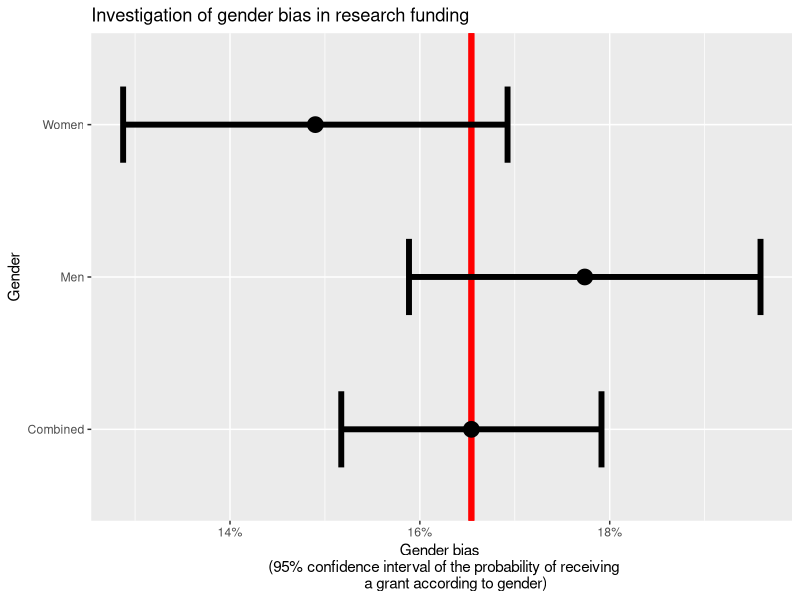

Generate this figure with R: (Note: this script raises an error after producing the figure.)
# Housekeeping -----------------------------------------------------------------

if (! "tidyverse" %in% installed.packages()) {install.packages("tidyverse")}
if (! "ggplot2" %in% installed.packages()) {install.packages("ggplot2")}
if (! "dslabs" %in% installed.packages()) {install.packages("dslabs")}

library(tidyverse)
library(dslabs)
library(ggplot2)

options(digits = 3)

data("research_funding_rates")

# Raw data ---------------------------------------------------------------------

names(research_funding_rates)
research_funding_rates$discipline

# Confidence intervals ---------------------------------------------------------

combined_results <- 
  research_funding_rates %>%
  summarize(grants = sum(awards_total),
            applications = sum(applications_total),
            success_rate = grants/applications,
            standard_error_estimate = 
              sqrt(success_rate*(1-success_rate)/applications),
            ci_lower = qnorm(0.025,success_rate,standard_error_estimate),
            ci_upper = qnorm(0.975,success_rate,standard_error_estimate))

combined_results_by_gender <-
  research_funding_rates %>%
  mutate(Men = paste(awards_men,applications_men,
                     success_rates_men),
         Women = paste(awards_women,applications_women,
                       success_rates_women)) %>%
  select(discipline,Men,Women) %>%
  gather("gender","data",Men:Women) %>%
  mutate(grants = 
           sapply(data,function(d){unlist(strsplit(d,split=" "))}[1]),
         applications = 
           sapply(data,function(d){unlist(strsplit(d,split=" "))}[2]),
         success_rate = 
           sapply(data,function(d){unlist(strsplit(d,split=" "))}[3])) %>%
  mutate(gender = as.factor(gender),
         grants = as.numeric(grants),
         applications = as.numeric(applications),
         success_rate = as.numeric(success_rate)/100) %>%
  select(-data) %>%
  group_by(gender) %>%
  summarize(grants = sum(grants),
            applications = sum(applications),
            success_rate = grants/applications,
            standard_error_estimate = 
              sqrt(success_rate*(1-success_rate)/applications),
            ci_lower = qnorm(0.025,success_rate,standard_error_estimate),
            ci_upper = qnorm(0.975,success_rate,standard_error_estimate))

# Visualization of differences between gender ----------------------------------

combined_results_by_gender %>%
  add_case(gender="Combined",
           grants=combined_results$grants,
           applications=combined_results$applications,
           success_rate=combined_results$success_rate,
           standard_error_estimate=combined_results$standard_error_estimate,
           ci_lower=combined_results$ci_lower,
           ci_upper=combined_results$ci_upper) %>%
  ggplot(aes(x=success_rate,y=gender)) +
  geom_vline(xintercept=combined_results$success_rate,
             color='red',size=2) +
  geom_vline(xintercept=combined_results$success_rate,
             color='red',size=2) +
  geom_point(size=5) +
  geom_errorbar(aes(xmin=ci_lower,xmax=ci_upper),
                size=2, width=.5) +
  ggtitle("Investigation of gender bias in research funding") +
  xlab("Gender bias \n (95% confidence interval of the probability of receiving
       a grant according to gender)") +
  ylab("Gender") +
  scale_x_continuous(labels = scales::percent)


# Analysis ---------------------------------------------------------------------

totals <- research_funding_rates %>%
  select(-discipline) %>%
  summarize_all(funs(sum)) %>%
  summarize(yes_men = awards_men,
            no_men = applications_men - awards_men,
            yes_women = awards_women,
            no_women = applications_women - awards_women)

two_by_two <- 
  data.frame(gender = c("men","women"),
             yes = c(totals$yes_men,totals$yes_women), 
             no = c(totals$no_men,totals$no_women))

two_by_two %>%
  select(-gender) %>%
  chisq.test()

odds_ratio <-
  (totals$yes_men / totals$no_men) / 
  (totals$yes_women / totals$no_women)
odds_ratio


# Monte Carlo simulation -------------------------------------------------------

N <- 10000

simulation <- replicate(N,{
  results_men <- 
    sample(c(1,0),
           combined_results_by_gender$applications
           [combined_results_by_gender$gender=="Men"],
           prob = c(combined_results$success_rate,
                    1-combined_results$success_rate),
           replace = TRUE) %>%
    sum()
  results_women <- 
    sample(c(1,0),
           combined_results_by_gender$applications
           [combined_results_by_gender$gender=="Women"],
           prob = c(combined_results$success_rate,
                    1-combined_results$success_rate),
           replace = TRUE) %>%
    sum()
  c(results_men,results_women)
})

monte_carlo_results <-
  data.frame(grants_men = simulation[1,],
             grants_women = simulation[2,],
             applications_men = combined_results_by_gender$applications
             [combined_results_by_gender$gender=="Men"],
             applications_women = combined_results_by_gender$applications
             [combined_results_by_gender$gender=="Women"]) %>%
  mutate(success_rate_men = grants_men / applications_men,
         success_rate_women = grants_women / applications_women,
         spread = success_rate_men - success_rate_women)

monte_carlo_results$spread %>% quantile(c(0.025,0.975))

actual_spread <-
  combined_results_by_gender$success_rate[combined_results_by_gender$gender == "Men"] - 
  combined_results_by_gender$success_rate[combined_results_by_gender$gender == "Women"]

standard_error_estimate <-
  sqrt(
  combined_results_by_gender$standard_error_estimate[combined_results_by_gender$gender == "Men"]^2 +
  combined_results_by_gender$standard_error_estimate[combined_results_by_gender$gender == "Women"]^2)
  
mean(monte_carlo_results$spread >= actual_spread | monte_carlo_results$spread <= -actual_spread)

# Analysis of the spread per discipline-----------------------------------------

totals_per_discipline <-
  research_funding_rates %>%
  mutate(success_rates_men = success_rates_men/100,
         success_rates_women = success_rates_women/100) %>%
  mutate(se_men = sqrt(success_rates_men*(1-success_rates_men)/applications_men),
         se_women = sqrt(success_rates_women*(1-success_rates_women)/applications_women),
         spread = success_rates_men - success_rates_women,
         se_spread = sqrt(se_men^2 + se_women^2)) %>%
  select(discipline,success_rates_men,success_rates_women,se_men,se_women,spread,se_spread) %>%
  add_case(discipline = "Combined",
           spread = actual_spread,
           se_spread = standard_error_estimate) %>%
  mutate(p_null = pnorm(0,spread,se_spread),
         ci_lower = qnorm(0.025,spread,se_spread),
         ci_upper = qnorm(0.975,spread,se_spread),
         include_zero = 0>qnorm(0.025,spread,se_spread) & 0<qnorm(0.975,spread,se_spread),
         favorite = ifelse(spread>0,"Men","Women")) %>%
  arrange(spread)

totals_per_discipline %>%
  select(discipline,spread,ci_lower,ci_upper,favorite)

# Plot results -----------------------------------------------------------------
  
totals_per_discipline %>%
  ggplot(aes(x=spread,y=discipline)) +
  geom_point(size=5) +
  labs(title = "Gender bias in research funding",
       subtitle = "based on data from the research_funding_rates database contained in the dslabs library") +
  xlab("Gender bias \n (95% confidence interval of the difference in probability of receiving a grant according to gender)") +
  ylab("Discipline") +
  scale_y_discrete(limits = c("Technical sciences",
                              "Social sciences",
                              "Physics",
                              "Physical sciences",
                              "Medical sciences",
                              "Interdisciplinary",
                              "Humanities",
                              "Earth/life sciences",
                              "Chemical sciences",
                              "Combined")) +
  scale_x_continuous(breaks = seq(-.40,.40,.1), 
                     minor_breaks=seq(-.40,.40,.01),
                     labels = scales::percent) +
  coord_cartesian(xlim=c(-.35,.35),
                  ylim=c(1.1,9.7)) +
  geom_vline(xintercept = combined_spread, color = 'green', size = 18, alpha = 0.2) +
  geom_vline(xintercept = .20, color = 'blue', size = 108, alpha = 0.2) +
  geom_vline(xintercept = -.20, color = 'red', size = 108, alpha = 0.2) +
  geom_vline(xintercept=0,color='red', size = 2) +
  geom_errorbar(aes(xmin = spread-1.96*se_spread, xmax = spread+1.96*se_spread),
              size=2,width=.5) +
  geom_errorbar(aes(y = "Combined",
                    x = combined_spread,
                    xmin = qnorm(0.025,combined_spread,combined_se),
                    xmax = qnorm(0.975,combined_spread,combined_se)),
                size=2,width=.5,color='blue') +
  geom_point(aes(y = "Combined",
                 x = combined_spread),
             size=5, color='blue')

# Proportion of applications per discipline ------------------------------------

gender_ratio <-
  research_funding_rates %>%
    mutate(spread = success_rates_men/100 - success_rates_women/100,
           men_women_ratio = applications_men/applications_women,
           men_proportion = applications_men/(applications_men+applications_women),
           prevalence = ifelse(men_proportion>.5,"Men","Women")) %>%
    select(discipline,spread,men_women_ratio,men_proportion,prevalence) %>%
    arrange(-men_proportion)

gender_ratio

gender_ratio %>%
  ggplot(aes(x=men_proportion,y=spread)) +
  geom_ribbon(inherit.aes = FALSE,
              mapping = aes(x=seq(-1,2,length.out=9),
                            ymax=.2,
                            ymin=0),
              alpha = 0.2, fill =  'blue') +
  geom_ribbon(inherit.aes = FALSE,
              mapping = aes(x=seq(-1,2,length.out=9),
                            ymax=0,
                            ymin=-.2),
              alpha = 0.2, fill =  'red') +
  geom_hline(yintercept = 0, color='red',size=2) +
  geom_label(aes(label=discipline),
             nudge_x=.05,nudge_y=0,size=3) +
  geom_point(size=3) +
  scale_x_continuous(labels=scales::percent) +
  scale_y_continuous(labels=scales::percent) +
  labs(title = "Gender bias vs gender prevalence in funding requests",
       subtitle = "based on data from the research_funding_rates database contained in the dslabs library") +
  xlab("Proportion of requests from male researchers") +
  ylab("Observed difference in accepted requests") +
  coord_cartesian(xlim=c(.45,.95),
                  ylim=c(-.12,.12))

# Analysis of the spread -------------------------------------------------------

totals_per_gender <- data.frame(gender = c("Male","Female"),
                                success_rate = c(totals$yes_men/(totals$yes_men + totals$no_men),
                                                 totals$yes_women/(totals$yes_women + totals$no_women)),
                                sample_size = c(totals$yes_men + totals$no_men, totals$yes_women + totals$no_women)) %>%
  mutate(se = sqrt(success_rate*(1-success_rate)/sample_size))

combined_spread <- totals_per_gender$success_rate[totals_per_gender$gender=="Male"] - totals_per_gender$success_rate[totals_per_gender$gender=="Female"]
combined_se <- sqrt(totals_per_gender$se[totals_per_gender$gender=="Male"]^2 + totals_per_gender$se[totals_per_gender$gender=="Female"]^2)

# Plausibility of results under null hypothesis --------------------------------

p_null_hypothesis <- pnorm(0,combined_spread,combined_se)
p_null_hypothesis

# Trash ------------------------------------------------------------------------
  
# research_funding_rates %>%
#   mutate(winner = ifelse(success_rates_men>success_rates_women,"Men","Women")) %>%
#   group_by(winner)%>%
#   summarize(mean(success_rates_total))
# 
# 
# a <- paste(research_funding_rates$discipline, sep = " / ")
# a
# paste(a)
# a
# 
# paste(levels(research_funding_rates$discipline))
# levels(as.factor(research_funding_rates$discipline)) %>% paste()
# 
# 
# 
# mutate(discipline = factor(discipline,levels=c("Combined",
#                                                "Chemical sciences",
#                                                "Earth/life sciences",
#                                                "Humanities",
#                                                "Interdisciplinary",
#                                                "Medical sciences",
#                                                "Physical sciences",
#                                                "Physics",
#                                                "Social sciences",
#                                                "Technical sciences")))


# stocks <- tibble(
#   time = as.Date('2009-01-01') + 0:9,
#   X = rnorm(10, 0, 1),
#   Y = rnorm(10, 0, 2),
#   Z = rnorm(10, 0, 4)
# )
# 
# gather(stocks, "stock", "price", -time)





# confidence_intervals <-
#   data.frame(gender = c("Male","Female"),
#              ci_lower = 
#                c(quantile(monte_carlo_results$success_rate_men,0.025),
#                  quantile(monte_carlo_results$success_rate_women,0.025)),
#              ci_upper = 
#                c(quantile(monte_carlo_results$success_rate_men,0.975),
#                  quantile(monte_carlo_results$success_rate_women,0.975)))
